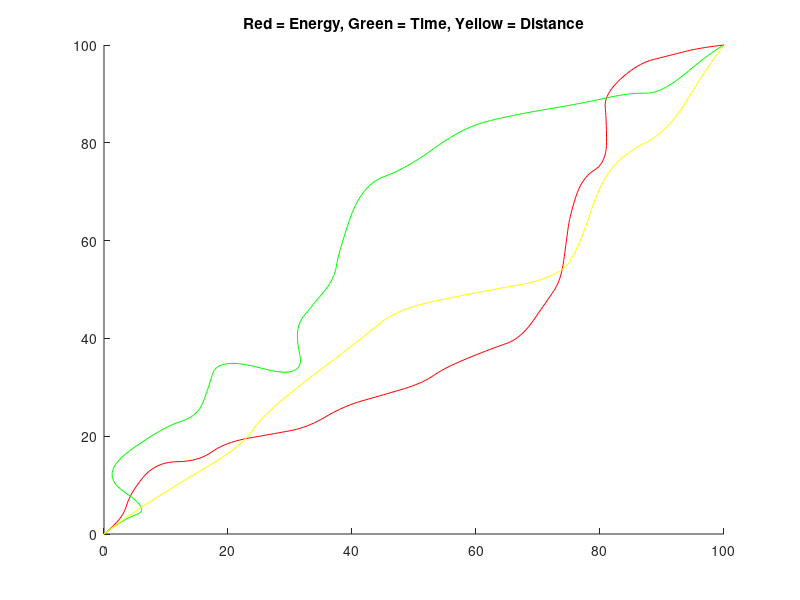

The MATLAB script that drew this image: (Note: this script raises an error after producing the figure.)
%compare three different optimization functions
% rng(59);
% n_obs = 55; %number of static obstacles
% obs = rand(n_obs,2)*90+5; %obstacle locations
% rng(4); %for partially random obstacle size
% obs_rad = 3 +  rand(n_obs,1)*3; %obstacle radius
%-------------------------------------------%
close all;
%import data
path_e = importdata('path_e.txt');
start_e = importdata('start_e.txt');
path_t = importdata('path_t.txt');
start_t = importdata('start_t.txt');
path_d = importdata('path_d.txt');
start_d = importdata('start_d.txt');


global n_obs obs obs_rad uav_finite_size uav_ws delta_t;


hold on

for j = 1 : 3
    
    if j == 1
        Path_bez = path_e;
        path_start = start_e;
    elseif j == 2
        Path_bez = path_t;
        path_start = start_t;
    else
        Path_bez = path_d;
        path_start = start_d;
    end
    
    %plot(Path_bez(:,1),Path_bez(:,2),'Color',[0, 0.5, 0]); %plots path of UAV
    
    if uav_finite_size == 1
        for i = 1 : length(path_start)
            x = path_start(i,1) - uav_ws : 0.001 : path_start(i,1)+ uav_ws;
            y =  (uav_ws^2 - (x - path_start(i,1)).^2).^0.5 + path_start(i,2); %top part of circle
            y1 = -(uav_ws^2 - (x - path_start(i,1)).^2).^0.5 + path_start(i,2); %bottom part of circle
            
            if j == 1
                
                plot(x,y,'r');
                plot(x,y1,'r');
            elseif j == 2
                
                plot(x,y,'g');
                plot(x,y1,'g');
            else
                
                plot(x,y,'y');
                plot(x,y1,'y');
            end
        end
    end
    
    if j == 1
        plot(Path_bez(:,1),Path_bez(:,2),'r'); %
        
    elseif j == 2
        plot(Path_bez(:,1),Path_bez(:,2),'g'); %g
        
    else
        plot(Path_bez(:,1),Path_bez(:,2),'y'); %y
        
    end
    
end

%plot static obstacles
for j = 1 : n_obs
    
   
        plot(obs(j,1),obs(j,2),'xb'); % static obstacles' centers
        x = obs(j,1) - obs_rad(j) : 0.001 : obs(j,1)+ obs_rad(j);
        y =  (obs_rad(j)^2 - (x - obs(j,1)).^2).^0.5 + obs(j,2); %top part of circle
        y1 = -(obs_rad(j)^2 - (x - obs(j,1)).^2).^0.5 + obs(j,2); %bottom part of circle
        
        plot(x,y,'b');
        plot(x,y1,'b');
end
xlim([0 100])
ylim([0 100])

title('Red = Energy, Green = Time, Yellow = Distance');

hold off;

% Comparisons [ energy, time, distance ] 

%compare total distance traveled by UAV
td = zeros(3,1);
td(1) = evaluate_solution(path_e);
td(2) = evaluate_solution(path_t);
td(3) = evaluate_solution(path_d);

%compare time elapsed for each path
delta_time = 0.5*delta_t;

tt = zeros(3,1);
tt(1) = delta_time*length(path_e);
tt(2) = delta_time*length(path_t);
tt(3) = delta_time*length(path_d);

%compare average energy use
V = zeros(3,1);
eta = zeros(3,1);

for i = 1 : 3
   V(i) = td(i)/tt(i);
   
   eta(i) = calc_eff(V(i));
end

%parameter values
rho = 1.225; %air density
f = .2;   %equivalent parasite area
W = 10.0; %weight of aircraft
b = .2;   %span
e = 0.9; %Oswald's efficiency factor


%Defined in paper (2nd column, page 2)
A = rho*f/(2*W);
B = 2*W/(rho*b^2*pi*e);

%calculate l_d
for i = 1 : length(V)
    
    d_l(i) = A*V(i)^2 + B/V(i)^2; % we want to maximize l_d, or minimize d_l
    
    l_d(i) = d_l(i)^(-1);
    
end

%calculate energy use
te = zeros(3,1);

te(1) = d_l(1)*td(1)/eta(1);
te(2) = d_l(2)*td(2)/eta(2);
te(3) = d_l(3)*td(3)/eta(3);
